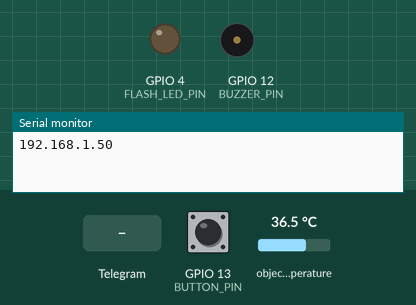
Recording of a sketch running on a simulated ESP32. Parts: output pins drawn as LEDs (lit = HIGH), buzzer (waves = sounding, pin HIGH), the last lines printed to the serial monitor. Inputs (shaded band) come from the test bench; at power-on: GPIO 13 (BUTTON_PIN) HIGH, object temperature 36.5 °C. WiFi joins after 1.5 s; servers stay silent unless stated; the camera gives no picture.

Above: at 3.0 s.
3.1 s: Telegram message "/flash" received
At 4.4 s:
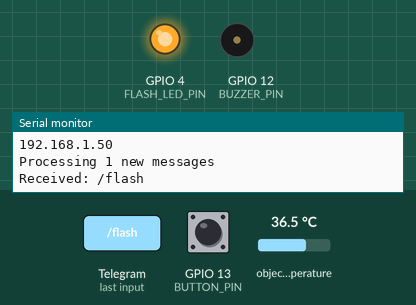
4.8 s: GPIO 13 (BUTTON_PIN) pulled LOW for 0.15 s
At 5.8 s:
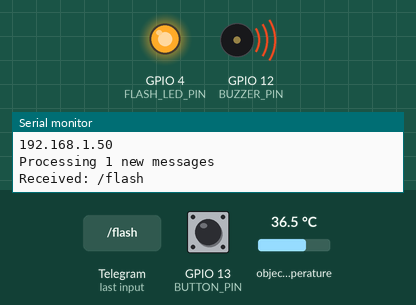
7.6 s: GPIO 13 (BUTTON_PIN) pulled LOW for 3.2 s
At 12.4 s:
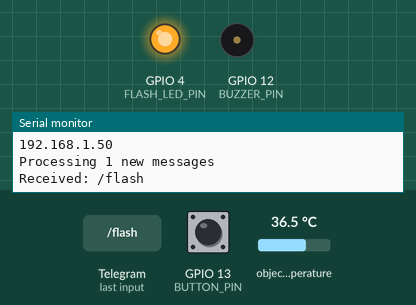
Timing chart, 0 to 13.9 s (numbered marks = the images above; inputs shaded):
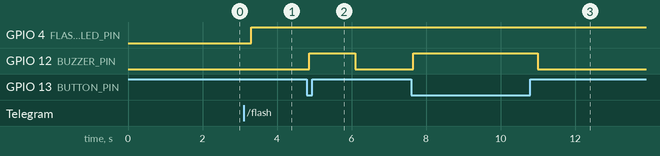

The sketch:

Camera_telegram.ino
```cpp
#include <Arduino.h>
#include <Wire.h>
#include <Adafruit_MLX90614.h>
#include <WiFi.h>
#include <WiFiClientSecure.h>
#include "esp_camera.h"
#include <UniversalTelegramBot.h>
#include <ArduinoJson.h>

Adafruit_MLX90614 mlx = Adafruit_MLX90614();  // MLX90614 sensor

const char* ssid = "";
const char* password = "";
String BOTtoken = "";
String CHAT_ID = "";
String CARETAKER_CHAT_ID = "";

WiFiClientSecure clientTCP;
UniversalTelegramBot bot(BOTtoken, clientTCP);

#define FLASH_LED_PIN 4
#define BUTTON_PIN 13
#define BUZZER_PIN 12
bool flashState = LOW;
String latestTemp = "N/A";

// Camera Pins
#define PWDN_GPIO_NUM  32
#define RESET_GPIO_NUM -1
#define XCLK_GPIO_NUM   0
#define SIOD_GPIO_NUM  26
#define SIOC_GPIO_NUM  27
#define Y9_GPIO_NUM    35
#define Y8_GPIO_NUM    34
#define Y7_GPIO_NUM    39
#define Y6_GPIO_NUM    36
#define Y5_GPIO_NUM    21
#define Y4_GPIO_NUM    19
#define Y3_GPIO_NUM    18
#define Y2_GPIO_NUM     5
#define VSYNC_GPIO_NUM 25
#define HREF_GPIO_NUM  23
#define PCLK_GPIO_NUM  22

void configInitCamera() {
    camera_config_t config;
    config.ledc_channel = LEDC_CHANNEL_0;
    config.ledc_timer = LEDC_TIMER_0;
    config.pin_d0 = Y2_GPIO_NUM;
    config.pin_d1 = Y3_GPIO_NUM;
    config.pin_d2 = Y4_GPIO_NUM;
    config.pin_d3 = Y5_GPIO_NUM;
    config.pin_d4 = Y6_GPIO_NUM;
    config.pin_d5 = Y7_GPIO_NUM;
    config.pin_d6 = Y8_GPIO_NUM;
    config.pin_d7 = Y9_GPIO_NUM;
    config.pin_xclk = XCLK_GPIO_NUM;
    config.pin_pclk = PCLK_GPIO_NUM;
    config.pin_vsync = VSYNC_GPIO_NUM;
    config.pin_href = HREF_GPIO_NUM;
    config.pin_sscb_sda = SIOD_GPIO_NUM;
    config.pin_sscb_scl = SIOC_GPIO_NUM;
    config.pin_pwdn = PWDN_GPIO_NUM;
    config.pin_reset = RESET_GPIO_NUM;
    config.xclk_freq_hz = 20000000;
    config.pixel_format = PIXFORMAT_JPEG;
    config.frame_size = FRAMESIZE_QVGA;
    config.jpeg_quality = 8;
    config.fb_count = 1;

    if (esp_camera_init(&config) != ESP_OK) {
        Serial.println("Camera init failed");
        ESP.restart();
    }
}

void flushCameraBuffer() {
    for (int i = 0; i < 3; i++) {
        camera_fb_t *fb = esp_camera_fb_get();
        if (fb) esp_camera_fb_return(fb);
    }
}

String sendPhotoTelegram(String chat_id) {
    flushCameraBuffer();
    delay(200);
    camera_fb_t *fb = esp_camera_fb_get();
    if (!fb) {
        Serial.println("Camera capture failed");
        return "Camera capture failed";
    }

    if (clientTCP.connect("api.telegram.org", 443)) {
        String head = "--boundary\r\nContent-Disposition: form-data; name=\"chat_id\";\r\n\r\n" + chat_id +
                      "\r\n--boundary\r\nContent-Disposition: form-data; name=\"photo\"; filename=\"photo.jpg\"\r\nContent-Type: image/jpeg\r\n\r\n";
        String tail = "\r\n--boundary--\r\n";

        clientTCP.println("POST /bot" + BOTtoken + "/sendPhoto HTTP/1.1");
        clientTCP.println("Host: api.telegram.org");
        clientTCP.println("Content-Length: " + String(fb->len + head.length() + tail.length()));
        clientTCP.println("Content-Type: multipart/form-data; boundary=boundary");
        clientTCP.println();
        clientTCP.print(head);
        clientTCP.write(fb->buf, fb->len);
        clientTCP.print(tail);
        esp_camera_fb_return(fb);

        bot.sendMessage(chat_id, "\U0001F321 Temp: " + latestTemp + "°C", "");
    }
    return "Photo sent!";
}
void handleNewMessages(int numNewMessages) {
    Serial.println("Processing " + String(numNewMessages) + " new messages");

    for (int i = 0; i < numNewMessages; i++) {
        String chat_id = bot.messages[i].chat_id;
        String text = bot.messages[i].text;
        Serial.println("Received: " + text);

        if (text == "/start") {
            bot.sendMessage(chat_id, "Welcome! Use these commands:\n"
                                     "/photo - Capture image\n"
                                     "/temp - Get temperature\n"
                                     "/flash - Turn flash ON\n"
                                     "/unflash - Turn flash OFF\n"
                                     "/unlock - Unlock door", "");
        }
        else if (text == "/photo") {
            bot.sendMessage(chat_id, "Capturing image...", "");
            sendPhotoTelegram(chat_id);
        }
        else if (text == "/temp") {
            bot.sendMessage(chat_id, "\U0001F321 Temp: " + latestTemp + "°C", "");
        }
        else if (text == "/flash") {
            digitalWrite(FLASH_LED_PIN, HIGH);
            flashState = HIGH;
            bot.sendMessage(chat_id, "\U0001F4A1 Flash turned ON", "");
        }
        else if (text == "/unflash") {
            digitalWrite(FLASH_LED_PIN, LOW);
            flashState = LOW;
            bot.sendMessage(chat_id, "\U0001F4A1 Flash turned OFF", "");
        }
        else if (text == "/unlock") {
            bot.sendMessage(chat_id, "\U0001F6AA Door unlocked!", "");
            // Add unlock logic here
        }
    }
}


void setup() {
    Serial.begin(115200);
    pinMode(FLASH_LED_PIN, OUTPUT);
    pinMode(BUTTON_PIN, INPUT_PULLUP);
    pinMode(BUZZER_PIN, OUTPUT);
    digitalWrite(FLASH_LED_PIN, LOW);
    digitalWrite(BUZZER_PIN,LOW);
    configInitCamera();
    WiFi.begin(ssid, password);
    clientTCP.setCACert(TELEGRAM_CERTIFICATE_ROOT);

    while (WiFi.status() != WL_CONNECTED) {
        delay(500);
    }
    Serial.println(WiFi.localIP());

    Wire.begin(15, 14);  // SDA = 15, SCL = 14
    if (!mlx.begin()) {
        Serial.println("MLX90614 not detected!");
    }
}

void loop() {
    static bool buttonPressed = false;
    static unsigned long lastMessageTime = 0;
    static bool caretakerNotified = false;

    latestTemp = String(mlx.readObjectTempC(), 1);  // Read MLX90614 temp

    // Check if the button is pressed and debounce it
    if (digitalRead(BUTTON_PIN) == LOW && !buttonPressed) {
        delay(50);  // Debounce delay
        if (digitalRead(BUTTON_PIN) == LOW) {  // Confirm button press
            buttonPressed = true;
            digitalWrite(BUZZER_PIN, HIGH);  // Turn ON buzzer

            // Send message to user
            bot.sendMessage(CHAT_ID, "\U0001F6AA Someone is at the door! Capturing image...", "");
            sendPhotoTelegram(CHAT_ID);
            lastMessageTime = millis();
            caretakerNotified = false;
        }
    }

    // Check if the button is released
    if (digitalRead(BUTTON_PIN) == HIGH && buttonPressed) {
        buttonPressed = false;
        digitalWrite(BUZZER_PIN, LOW);  // Turn OFF buzzer
    }

    // Check if 4 minutes have passed without response
    if (!caretakerNotified && millis() - lastMessageTime > 240000) {
        bot.sendMessage(CARETAKER_CHAT_ID, "⚠️ User has not responded in 4 minutes! Please check the door.", "");
        sendPhotoTelegram(CARETAKER_CHAT_ID);
        caretakerNotified = true;  // Prevent multiple messages
    }

    // Process new Telegram messages
    int numNewMessages = bot.getUpdates(bot.last_message_received + 1);
    while (numNewMessages) {
        handleNewMessages(numNewMessages);
        lastMessageTime = millis();  // Reset timer after user response
        caretakerNotified = false;
        numNewMessages = bot.getUpdates(bot.last_message_received + 1);
    }
}
```

Measured:
- after the input at 3.1 s, GPIO 4 (FLASH_LED_PIN): LOW → HIGH after 0.21 s
- after the input at 4.8 s, GPIO 12 (BUZZER_PIN): LOW → HIGH after 0.06 s, → LOW 1.2 s later
- after the input at 7.6 s, GPIO 12 (BUZZER_PIN): LOW → HIGH after 0.06 s, → LOW 3.3 s later
